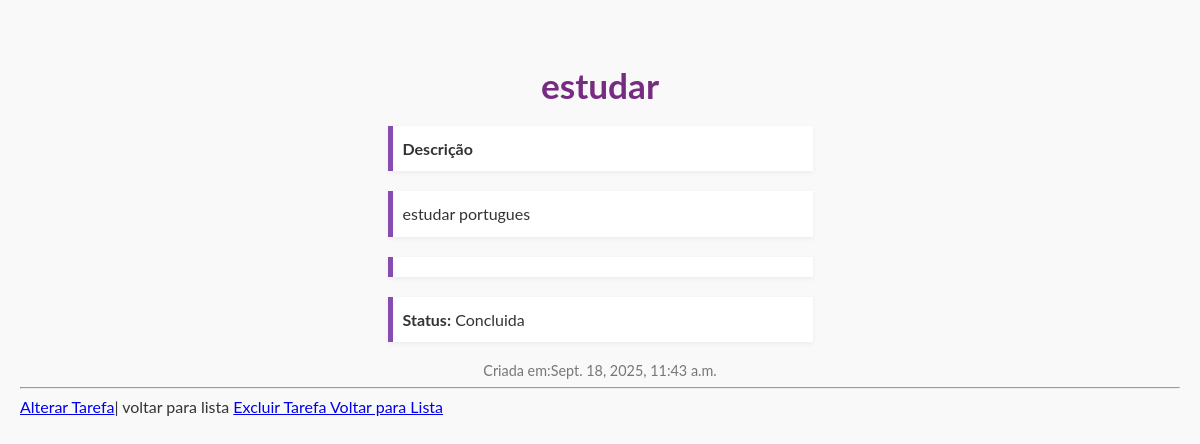
The page /tarefas/2/ on the database its author committed.
### tarefas/models.py (models this page shows, shortened)
class Tarefa (models.Model):
    titulo = models.CharField (max_length = 200)
    descricao = models.TextField (blank = True, null = True)
    data_descricao = models.DateTimeField (auto_now_add = True)
    concluida = models.BooleanField (default = False)

### tarefas/views.py (the view)
# urls.py: path('<int:tarefa_id>/', views.detalhe_tarefa, name = "detalhe_tarefa"),
def detalhe_tarefa(request, tarefa_id):
    tarefa = get_object_or_404 (Tarefa, pk=tarefa_id)
    return render (request, 'tarefas/detalhe.html', {'tarefa': tarefa})

### tarefas/templates/tarefas/detalhe.html (shortened to what this page needs)
<!DOCTYPE html>
<html lang="pt-br">
<head>
    {% load static %}
    <link rel="stylesheet" href="{% static 'detalhe/detalhe.css' %}">
</head>
<body>
    <h1>{{tarefa.titulo}}</h1>
    <p><strong>Descrição</strong>{{tarefa.descricao|linebreaks}}</p>
    <p><strong>Status:</strong> {% if tarefa.concluida %}Concluida{% else %}Pendente{% endif %}</p>
    <small> Criada em:{{tarefa.data_descricao}}</small>
    <hr>
    <a href = "{% url 'alterar_tarefa' tarefa.id %}"> Alterar Tarefa</a>| voltar para lista
    <a href = "{% url 'excluir_tarefa' tarefa.id %}">Excluir Tarefa </a>
    <a href = "{% url 'listar_tarefas'%}">Voltar para Lista</a>
</body>
</html>

### tarefas/static/detalhe/detalhe.css (style rules this page uses)
body { margin: 0; padding: 0; font-family: 'Lato', sans-serif; background-color: #f9f9f9; color: #333; padding: 40px 20px; }
h1 { text-align: center; color: #782b82; font-size: 2.2em; margin-bottom: 20px; }
p { background-color: #fff; border-left: 5px solid #864caf; padding: 10px; max-width: 400px; margin: 0 auto 20px auto; box-shadow: 0 2px 5px rgba(0,0,0,0.05); line-height: 1.6; white-space: pre-wrap; }
small { display: block; text-align: center; color: #777; font-size: 0.9em; margin-top: 10px; }

### rows shown on the page
Tarefa: titulo "estudar", descricao "estudar portugues", data_descricao "Sept. 18, 2025, 11:43 a.m."
